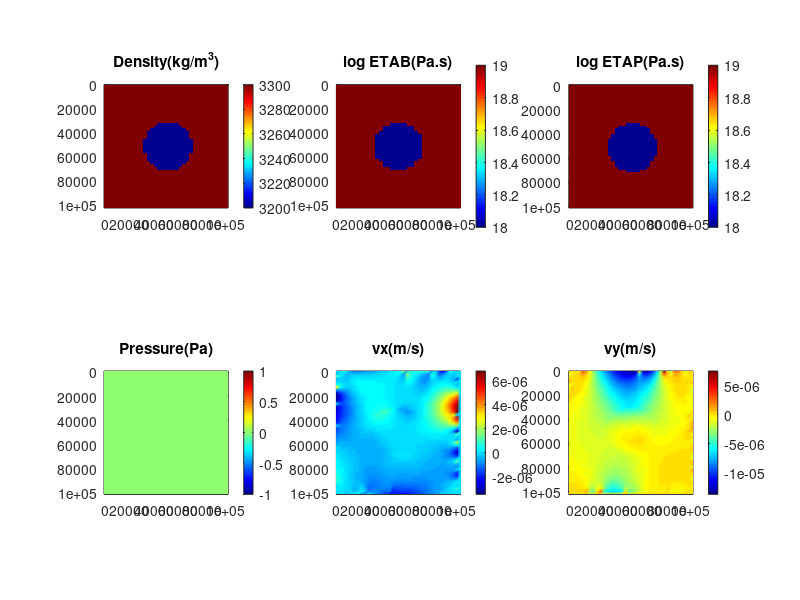

Recreate this plot in MATLAB.
%% This code is to calculate a density anormaly in mantle lithosphere
% With variable viscosity
% staggered nodes
% no slip: = 1; free slip: = -1;  
% Yuan Xie, 24.10.2022
% Homework 5

% 1) Clear memory and figures
clear all
clf

% 2) Define Numerical model
xsize=100*1000; % Horizontal model size, m
ysize=100*1000; % Vertical model size, m
Nx=35; % Horizontal grid resolution
Ny=45; % Vertical grid resolution
Nx1=Nx+1;
Ny1=Ny+1;
dx=xsize/(Nx-1); % Horizontal grid step, m
dy=ysize/(Ny-1); % Vertical grid step, m
x=0:dx:xsize+dx; % Horizontal coordinates of basic grid points, m
y=0:dy:ysize+dy; % Vertical coordinates of basic grid points, m
xVx=0:dx:xsize+dx; % Horizontal coordinates of vx grid points, m
yVx=-dy/2:dy:ysize+dy/2; % Vertical coordinates of vx grid points, m
xVy=-dx/2:dx:xsize+dx/2; % Horizontal coordinates of vy grid points, m
yVy=0:dy:ysize+dy; % Vertical coordinates of vy grid points, m
xP=-dx/2:dx:xsize+dx/2; % Horizontal coordinates of P grid points, m
yP=-dy/2:dy:ysize+dy/2; % Vertical coordinates of P grid points, m
Vx=zeros(Ny1,Nx1); % Vx, m/s
Vy=zeros(Ny1,Nx1); % Vy, m/s
P=zeros(Ny1,Nx1); % Pressure, Pa
gy=10; % Gravity acceleration, m/s^2
rho=zeros(Ny1,Nx1); % Density, kg/m^3
eta=zeros(Ny1,Nx1); % Viscosity, Pa*s
etaP=zeros(Ny1,Nx1); % Viscosity, Pa*s

% Define density field, rho
C=[xsize/2,ysize/2];% center point
radius=20*1000; % radium of density anormaly,m
for i=1:1:Ny1
    for j=1:1:Nx1
        px=xVy(j);
        py=yVy(i); % location of each point
        d=sqrt((px-C(1))^2+(py-C(2))^2); % distance between center point and each point
        if d <= radius
            rho(i,j)=3200;  % density
        else
            rho(i,j)=3300;  % density
        end
    end
end

% Define viscosity field, eta etaP
C=[xsize/2,ysize/2];% center point
etaIN=1e18;
etaOU=1e19;
for i=1:1:Ny1
    for j=1:1:Nx1
        % compose ETA on basic nodes
        px=x(j);
        py=y(i); % location of each point
        d=sqrt((px-C(1))^2+(py-C(2))^2); % distance between center point and each point
        if d <= radius
            eta(i,j)=etaIN;
        else
            eta(i,j)=etaOU;
        end
        % compose ETAP on P nodes
        pxP=xP(j);
        pyP=yP(i);
        d=sqrt((pxP-C(1))^2+(pyP-C(2))^2); % distance between center point and each point
        if d <= radius
            etaP(i,j)=etaIN;
        else
            etaP(i,j)=etaOU;
        end
    end
end

% 3) Define global matrixes L(), R()
N=Nx1*Ny1*3; % Global number of unknowns
L=sparse(N,N); % Matrix of coefficients (left part)
R=zeros(N,1); % Vector of right parts

% 4) Composing global matrixes L(), R()
% Going through all points of the grid (2D meant two loops)
% composing respective equations

% Boundary conditions: free slip=-1; No Slip=1
bc=1;


% First loop - horizontal index j
for j=1:1:Nx1
    for i=1:1:Ny1
        % Define global index gVx, gVy, gP
        gVx=((j-1)*Ny1+(i-1))*3+1; % Vx
        gVy=gVx+1; % Vy
        gP =gVx+2; % P
        
        % 4a) Eq. for Vx (ghost BC x-stokes)
        if j==Nx1 % ghost nodes
            L(gVx,gVx)=1; % Left part
            R(gVx,1)=0; % Right part
        else
            if (i==1 || j==1 || j==Nx || i==Ny1 )    % Boundary Condition
                % ERROR !!! This is correct condition for Left/right boundary
                L(gVx,gVx)=1; % Left part
                R(gVx,1)=0; % Right part

                % ERROR !!!: wrong BC for vx
%                 % Right boundary
%                 if (j==Nx)
%                     L(gVx,gVy)=1;
%                     L(gVx,gVy+Ny1*3)=bc;
%                 end
%                 % Left boundary
%                 if (j==1)
%                     L(gVx,gVy)=1;
%                     L(gVx,gVy+Ny1*3)=bc;
%                 end

                % Top boundary
                if (i==1)
                    L(gVx,gVx)=bc; % Left part
                    L(gVx,gVx+3)=1;
                end
                % Bottom boundary
                if (i==Ny1)
                    L(gVx,gVx-3)=bc; % Left part
                    L(gVx,gVx)=1;
                end
            else
                % viscosity
                eta1=eta(i-1,j);
                eta2=eta(i,j);
                etaP1=etaP(i,j);
                etaP2=etaP(i,j+1);
                % Left part
                L(gVx,gVx-Ny1*3)=2*etaP1/dx^2;  % vx1
                L(gVx,gVx-3)=eta1/dy^2;  % vx2
                L(gVx,gVx)=-2*(etaP1+etaP2)/dx^2-(eta1+eta2)/dy^2; % v3
                L(gVx,gVx+3)=eta2/dy^2; % vx4
                L(gVx,gVx+Ny1*3)=2*etaP2/dx^2; % vx5
                L(gVx,gVy-3)=eta1/dx/dy; % vy1
                L(gVx,gVy)=-eta2/dx/dy; % vy2
                L(gVx,gVy+Ny1*3-3)=-eta1/dx/dy; % vy3
                L(gVx,gVy+Ny1*3)=eta2/dx/dy; % vy4
                L(gVx,gP+Ny1*3)=-1/dx; % P2
                L(gVx,gP)=1/dx; % P1
                % Right part
                R(gVx,1)=0;
            end
        end
        % 4b) Eq. for Vy (ghost BC x-stokes)
        if i==Ny1 % ghost nodes
            L(gVy,gVy)=1; % Left part
            R(gVy,1)=0; % Right part
        else
            if (j==1 || i==1 || i==Ny  || j==Nx1)    % Boundary Condition
            % ERROR !!! This is correct condition for Top/bottom boundary
                L(gVy,gVy)=1; % Left part
                R(gVy,1)=0; % Right part

                % Left boundary
                if (j==1)
                    L(gVy,gVy+3*Ny1)=bc; % Left part
                    L(gVy,gVy)=1;
                end
                % Right boundary
                if (j==Nx1)
                    L(gVy,gVy-3*Ny1)=bc; % Left part
                    L(gVy,gVy)=1;
                end

                % ERROR !!!: wrong BC for vy
%                 % Top boundary
%                 if (i==1)
%                     L(gVy,gVx+3)=bc; % Left part
%                     L(gVy,gVx)=1;
%                 end
%                 % Bottom boundary
%                 if (i==Ny)
%                     L(gVy,gVx+3)=bc; % Left part
%                     L(gVy,gVx)=1;
%                 end
            
            else
                % viscosity
                eta1=eta(i,j-1);
                eta2=eta(i,j);
                etaP1=etaP(i,j);
                etaP2=etaP(i+1,j);
                % Left part
                L(gVy,gVy-Ny1*3)=eta1/dx^2; % vy1
                L(gVy,gVy-3)=2*etaP1/dy^2; % vy2
                L(gVy,gVy)=-2*(etaP2+etaP1)/dy^2-(eta2+eta1)/dx^2; % vy3
                L(gVy,gVy+3)=2*etaP2/dy^2;  % vy4
                L(gVy,gVy+Ny1*3)=eta2/dx^2;  % vy5
                L(gVy,gVx-Ny1*3)=eta1/dx/dy; % vx1
                L(gVy,gVx-Ny1*3+3)=-eta1/dx/dy; % vx2
                L(gVy,gVx)=-eta2/dx/dy;  % vx3
                L(gVy,gVx+3)=eta2/dx/dy; % vx4
                L(gVy,gP)=1/dy;  %P1
                L(gVy,gP+3)=-1/dy; %P2
                % Right part
                R(gVy,1)=-rho(i,j)*gy;
            end
        end
        
        % 4c) Eq. for P (ghost BC Continuity-eq)
        if ( i==1|| j==1 || i==Ny1 || j==Nx1 )  % ghost nodes
            L(gP,gP)=1; % Left part
            R(gP,1)=0; % Right part
        else
            if ( i==2 && j==2 )   % Boundary Condition
                L(gP,gP)=1; % Left part
                R(gP,1)=1e9; % Right part
            else
                L(gP,gVx-Ny1*3)=-1/dx; %Vx1
                L(gP,gVx)=1/dx; % Vx2
                L(gP,gVy-3)=-1/dy; %Vy1
                L(gP,gVy)=1/dy; %Vy2
                R(gP,1)=0; % Right part
            end
        end
    end
end

% 5) Solving matrixes
S=L\R; 

% 6) Reload S--> PSI
for j=1:1:Nx1
    % Second loop - vertical index i
    for i=1:1:Ny1
        % Define global index g
        gVx=((j-1)*Ny1+(i-1))*3+1; % Vx
        gVy=gVx+1; % Vy
        gP=gVx+2; % P
        % Reload solution
        Vx(i,j)=S(gVx);
        Vy(i,j)=S(gVy);
        P(i,j)=S(gP);
    end
end

% 7) Plot numerical solution

% colormap 
figure(1);colormap('Jet');
subplot(2,3,1)
pcolor(xVy,yVy,rho);% 
shading flat;
axis ij image;
colorbar
title('Density(kg/m^3)')

subplot(2,3,2)
pcolor(x,y,log10(eta))
shading flat;
axis ij image;
colorbar
title('log ETAB(Pa.s)')

subplot(2,3,3)
pcolor(xP,yP,log10(etaP))
shading flat;
axis ij image;
colorbar
title('log ETAP(Pa.s)')

subplot(2,3,4)
pcolor(xP,yP,P)
shading interp;
axis ij image;
colorbar
title('Pressure(Pa)')

subplot(2,3,5)
pcolor(xVx,yVx,Vx)
shading interp;
axis ij image;
colorbar
title('vx(m/s)')

subplot(2,3,6)
pcolor(xVy,yVy,Vy)
shading interp;
axis ij image;
colorbar
title('vy(m/s)')


% FREE SLIP 
aaa(1,1)=P(7,5);  %  1374927109.05287
aaa(2,1)=Vx(7,5);    % -1.75951244594608e-09
aaa(3,1)=Vy(7,5);   %  1.79677698022029e-09 
% NO SLIP 
% aaa(1,1)=pr(7,5);    %  1374959400.70958
% aaa(2,1)=vx(7,5);    % -5.44992100189968e-10
% aaa(3,1)=vy(7,5);    %  5.87771380138805e-10
if (bc==1)
    disp('No slip');
else 
    disp('Free slip');
end
format long e
disp(aaa)